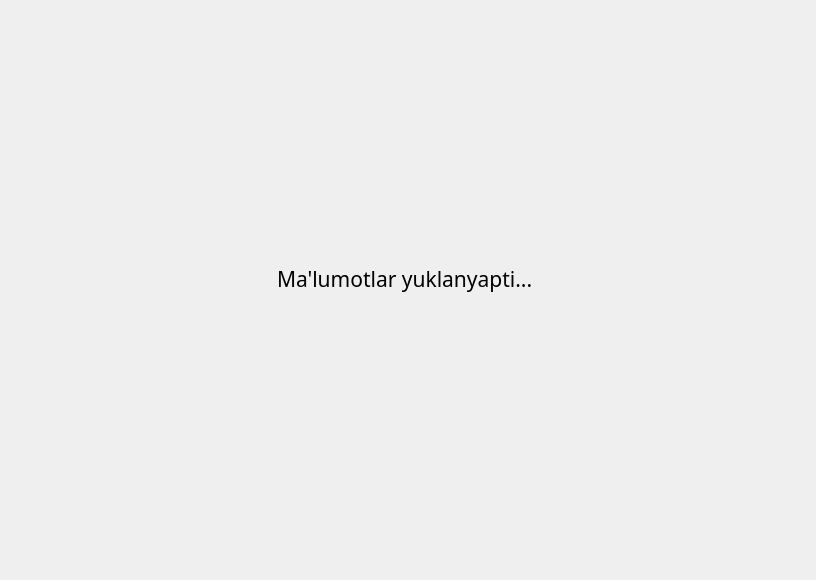
<?xml version="1.0" encoding="UTF-8"?>
<ui version="4.0">
 <class>MainWindow</class>
 <widget class="QMainWindow" name="MainWindow">
  <property name="geometry">
   <rect>
    <x>0</x>
    <y>0</y>
    <width>816</width>
    <height>580</height>
   </rect>
  </property>
  <property name="windowTitle">
   <string>Loading datebase..</string>
  </property>
  <widget class="QWidget" name="centralwidget">
   <layout class="QGridLayout" name="gridLayout">
    <property name="topMargin">
     <number>0</number>
    </property>
    <property name="bottomMargin">
     <number>40</number>
    </property>
    <item row="0" column="1">
     <spacer name="verticalSpacer">
      <property name="orientation">
       <enum>Qt::Vertical</enum>
      </property>
      <property name="sizeHint" stdset="0">
       <size>
        <width>20</width>
        <height>234</height>
       </size>
      </property>
     </spacer>
    </item>
    <item row="1" column="0">
     <spacer name="horizontalSpacer_2">
      <property name="orientation">
       <enum>Qt::Horizontal</enum>
      </property>
      <property name="sizeHint" stdset="0">
       <size>
        <width>246</width>
        <height>20</height>
       </size>
      </property>
     </spacer>
    </item>
    <item row="1" column="1" rowspan="2">
     <layout class="QVBoxLayout" name="verticalLayout">
      <item>
       <widget class="QLabel" name="label">
        <property name="sizePolicy">
         <sizepolicy hsizetype="Fixed" vsizetype="Fixed">
          <horstretch>0</horstretch>
          <verstretch>0</verstretch>
         </sizepolicy>
        </property>
        <property name="text">
         <string/>
        </property>
        <property name="scaledContents">
         <bool>true</bool>
        </property>
       </widget>
      </item>
      <item>
       <widget class="QLabel" name="label_2">
        <property name="font">
         <font>
          <family>Arial Rounded MT Bold</family>
          <pointsize>16</pointsize>
         </font>
        </property>
        <property name="styleSheet">
         <string notr="true"/>
        </property>
        <property name="text">
         <string>Ma'lumotlar yuklanyapti...</string>
        </property>
       </widget>
      </item>
     </layout>
    </item>
    <item row="3" column="1">
     <spacer name="verticalSpacer_2">
      <property name="orientation">
       <enum>Qt::Vertical</enum>
      </property>
      <property name="sizeHint" stdset="0">
       <size>
        <width>20</width>
        <height>246</height>
       </size>
      </property>
     </spacer>
    </item>
    <item row="1" column="2">
     <spacer name="horizontalSpacer">
      <property name="orientation">
       <enum>Qt::Horizontal</enum>
      </property>
      <property name="sizeHint" stdset="0">
       <size>
        <width>274</width>
        <height>20</height>
       </size>
      </property>
     </spacer>
    </item>
   </layout>
  </widget>
 </widget>
 <resources>
  <include location="../Res.qrc"/>
 </resources>
 <connections/>
</ui>
